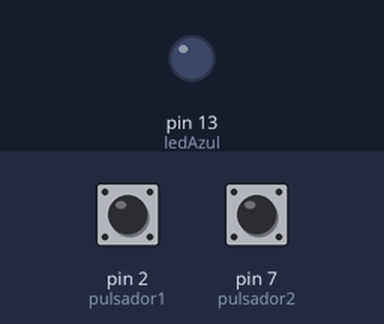
A sketch run on a simulated Arduino Uno, built with avr-gcc and run on an emulated ATmega328P. Shown: output pins drawn as LEDs (lit = HIGH). Dashed ring = blinking. The inputs (shaded band) are chosen by the test bench; at power-on: pin 2 (pulsador1) LOW, pin 7 (pulsador2) LOW.

Above: at 1.2 s.
1.3 s: pin 2 (pulsador1) pulled HIGH for 1 s
At 1.75 s:
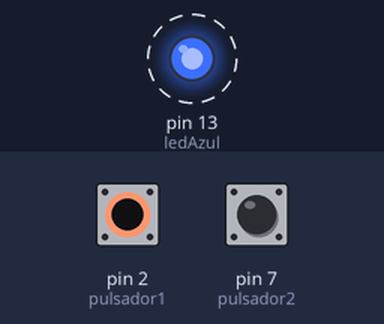
4.0 s: pin 7 (pulsador2) pulled HIGH for 3.2 s
At 8.4 s:
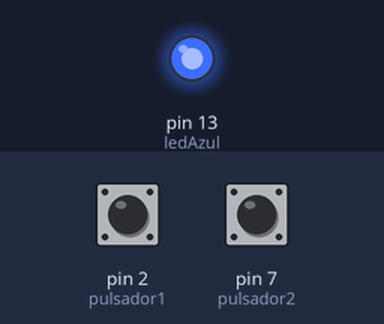
8.7 s: pin 7 (pulsador2) pulled HIGH for 0.15 s
At 10.0 s:
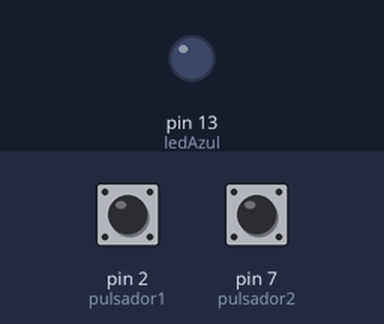
10.5 s: pin 2 (pulsador1) pulled HIGH for 0.15 s
At 11.4 s:
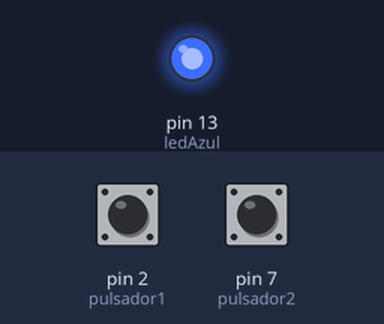
Timing chart, 0 to 13.3 s (numbered marks = the images above; inputs shaded):
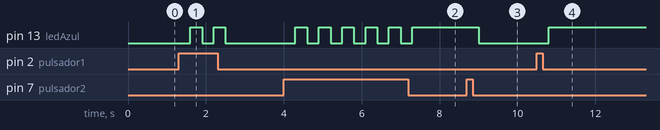

The sketch:

reto09b.ino
```cpp
bool encendido = false;
int ledAzul = 13;
int pulsador1 = 2;
int pulsador2 = 7;

void setup() {
  // put your setup code here, to run once:
  pinMode (ledAzul, OUTPUT);// aquí el pin 13 se pone de salida
  pinMode (pulsador1, INPUT);//SW1
  pinMode (pulsador2, INPUT);//SW2
  digitalWrite (ledAzul, LOW);
}

void loop() {
  // put your main code here, to run repeatedly:
  if (digitalRead(pulsador1) == HIGH || digitalRead (pulsador2) == HIGH) {
  encendido = !encendido;
  delay (300);
  }

  if (encendido == true) {
  digitalWrite (ledAzul, HIGH);
  }
  else {
    digitalWrite (ledAzul, LOW);
  }

}
```

Measured:
- after the input at 1.3 s, pin 13 (ledAzul): alternates HIGH for 0.30 s and LOW for 0.30 s, 4 changes in all, then stays LOW, starting after 0.30 s
- after the input at 4.0 s, pin 13 (ledAzul): alternates HIGH for 0.30 s and LOW for 0.30 s, 11 changes in all, then stays HIGH, starting after 0.30 s
- after the input at 8.7 s, pin 13 (ledAzul): HIGH → LOW after 0.30 s
- after the input at 10.5 s, pin 13 (ledAzul): LOW → HIGH after 0.30 s
